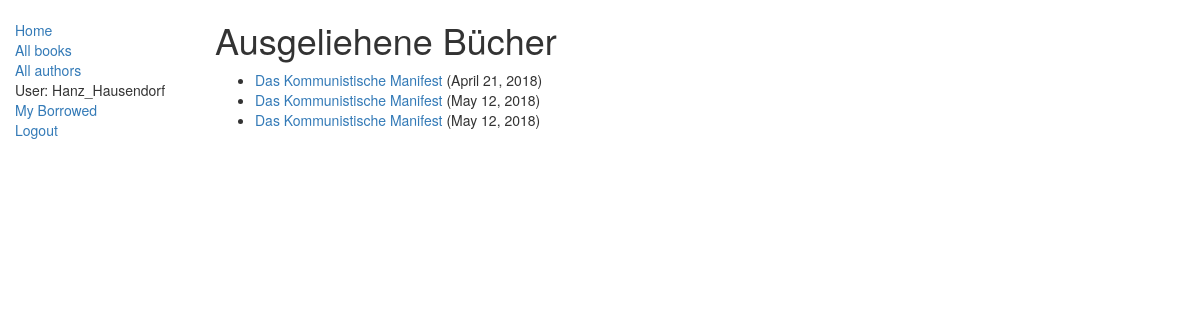
/catalog/mybooks/ (signed in), run on the app's committed database.
### catalog/models.py (models this page shows, shortened)
class BookInstance(models.Model):
    id = models.UUIDField(primary_key=True, default=uuid.uuid4, help_text="Unique ID for this particular book across whole library")
    book = models.ForeignKey('Book', on_delete=models.SET_NULL, null=True)
    imprint = models.CharField(max_length=200)
    due_back = models.DateField(null=True, blank=True)
    borrower = models.ForeignKey(User, on_delete=models.SET_NULL, null=True, blank=True)
    LOAN_STATUS = (
        ('m', 'Maintenance'),
        ('o', 'On loan'),
        ('a', 'Available'),
        ('r', 'Reserved'),
    )
    status = models.CharField(max_length=1, choices=LOAN_STATUS, blank=True, default='m', help_text='Book availability')
    class Meta:
        ordering = ["due_back"]
        permissions = (("can_mark_returned", "Set book as returned"),)
    @property
    def is_overdue(self):
        if self.due_back and date.today() > self.due_back:
            return True
        return False

class Book(models.Model):
    title = models.CharField(max_length=200)
    author = models.ForeignKey('Author', on_delete=models.SET_NULL, null=True)
    summary = models.TextField(max_length=1000, help_text='Enter a brief description of the book')
    isbn = models.CharField('ISBN',max_length=13, help_text='13 Character <a href="https://www.isbn-international.org/content/what-isbn">ISBN number</a>')
    genre = models.ManyToManyField(Genre, help_text='Select a genre for this book')
    language = models.ForeignKey('Language', on_delete=models.SET_NULL, null=True)

### catalog/views.py (the view)
# urls.py: path('mybooks/', views.LoanedBooksByUserListView.as_view(), name='my-borrowed'),
class LoanedBooksByUserListView(LoginRequiredMixin,generic.ListView):
    model = BookInstance
    template_name ='catalog/bookinstance_list_borrowed_user.html'
    paginate_by = 10
    def get_queryset(self):
        return BookInstance.objects.filter(borrower=self.request.user).filter(status__exact='o').order_by('due_back')

### catalog/templates/catalog/bookinstance_list_borrowed_user.html
{% extends "base_generic.html" %}
{% block content %}
    <h1>Ausgeliehene Bücher</h1>
    {% if bookinstance_list %}
    <ul>
      {% for bookinst in bookinstance_list %}
      <li class="{% if bookinst.is_overdue %}text-danger{% endif %}">
        <a href="{% url 'book-detail' bookinst.book.pk %}">{{bookinst.book.title}}</a> ({{ bookinst.due_back }})
      </li>
      {% endfor %}
    </ul>
    {% else %}
      <p>Es sind keine Bücher ausgeliehen.</p>
    {% endif %}
{% endblock %}

### catalog/templates/base_generic.html (shortened to what this page needs)
<!DOCTYPE html>
<html lang="en">
<head>
  <link rel="stylesheet" href="https://maxcdn.bootstrapcdn.com/bootstrap/3.3.7/css/bootstrap.min.css">
  {% load static %}
  <link rel="stylesheet" href="{% static 'css/styles.css' %}">
</head>
<body>
  <div class="container-fluid">
    <div class="row">
      <div class="col-sm-2">
      {% block sidebar %}
      <ul class="sidebar-nav">
          <li><a href="{% url 'index' %}">Home</a></li>
          <li><a href="{% url 'books' %}">All books</a></li>
          <li><a href="{% url 'authors' %}">All authors</a></li>
	 {% if user.is_authenticated %}
     <li>User: {{ user.get_username }}</li>
	 <li><a href="{% url 'my-borrowed' %}">My Borrowed</a></li>
     <li><a href="{% url 'logout'%}?next={{request.path}}">Logout</a></li>
   {% else %}
     <li><a href="{% url 'login'%}?next={{request.path}}">Login</a></li>
   {% endif %}
  </ul>
     {% endblock %}
      </div>
      <div class="col-sm-10 ">
      {% block content %}{% endblock %}
      </div>
    </div>
  </div>
</body>
</html>

### catalog/static/css/styles.css (style rules this page uses)
.sidebar-nav { margin-top: 20px; padding: 0; list-style: none; }

### data on the page
BookInstance: book "Das Kommunistische Manifest", due_back "April 21, 2018"
BookInstance: book "Das Kommunistische Manifest", due_back "May 12, 2018"
BookInstance: book "Das Kommunistische Manifest", due_back "May 12, 2018"

### other printed values
{{ user.get_username }} "Hanz_Hausendorf"
